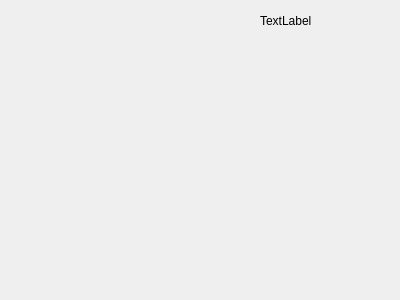
<?xml version="1.0" encoding="UTF-8"?>
<ui version="4.0">
 <class>Widget</class>
 <widget class="QWidget" name="Widget">
  <property name="geometry">
   <rect>
    <x>0</x>
    <y>0</y>
    <width>400</width>
    <height>300</height>
   </rect>
  </property>
  <property name="windowTitle">
   <string>Widget</string>
  </property>
  <widget class="QLabel" name="label">
   <property name="geometry">
    <rect>
     <x>260</x>
     <y>10</y>
     <width>51</width>
     <height>21</height>
    </rect>
   </property>
   <property name="text">
    <string>TextLabel</string>
   </property>
  </widget>
 </widget>
 <layoutdefault spacing="6" margin="11"/>
 <resources/>
 <connections/>
</ui>
